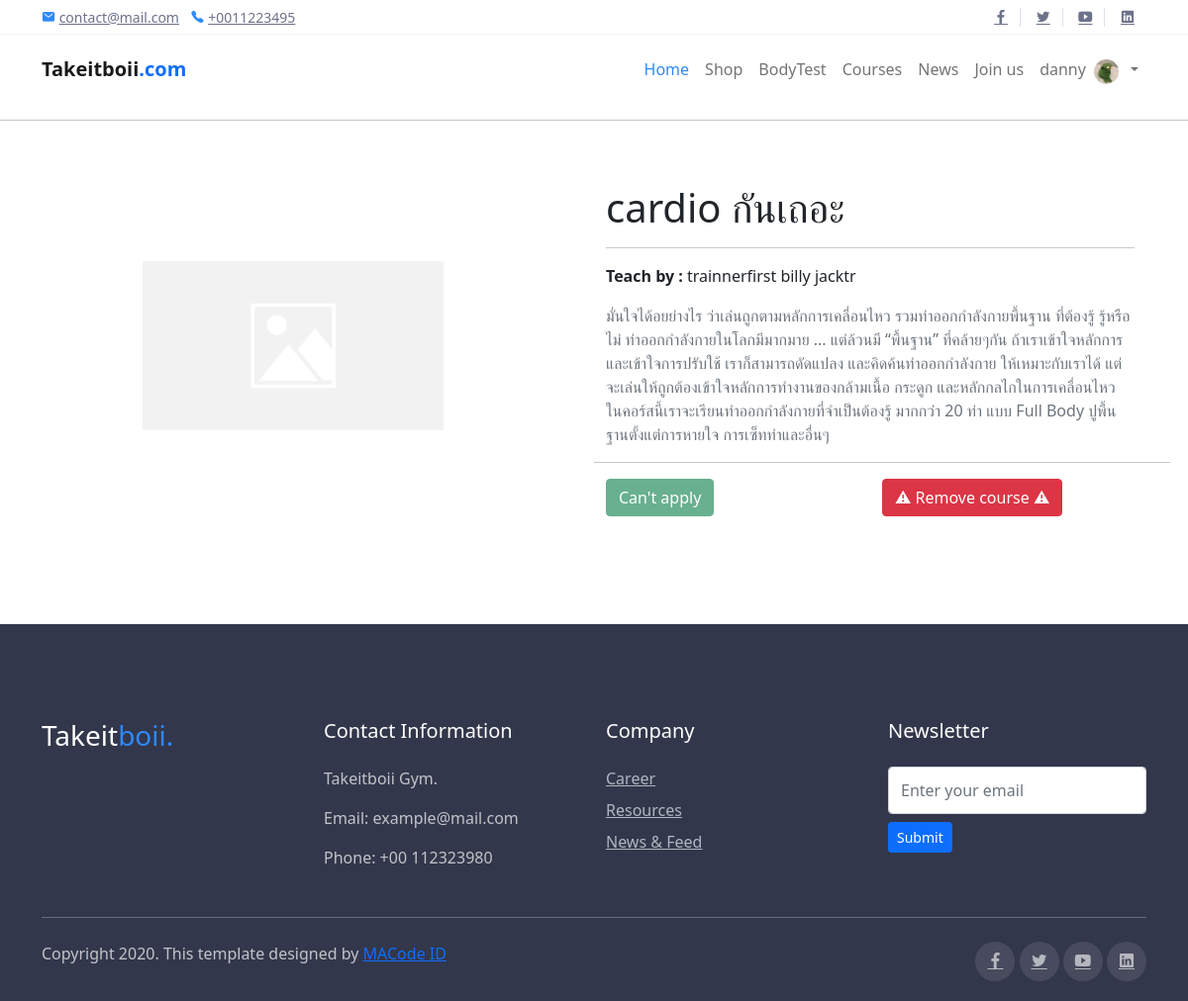
Page /Courses/5 (signed in) on the earlier database version.
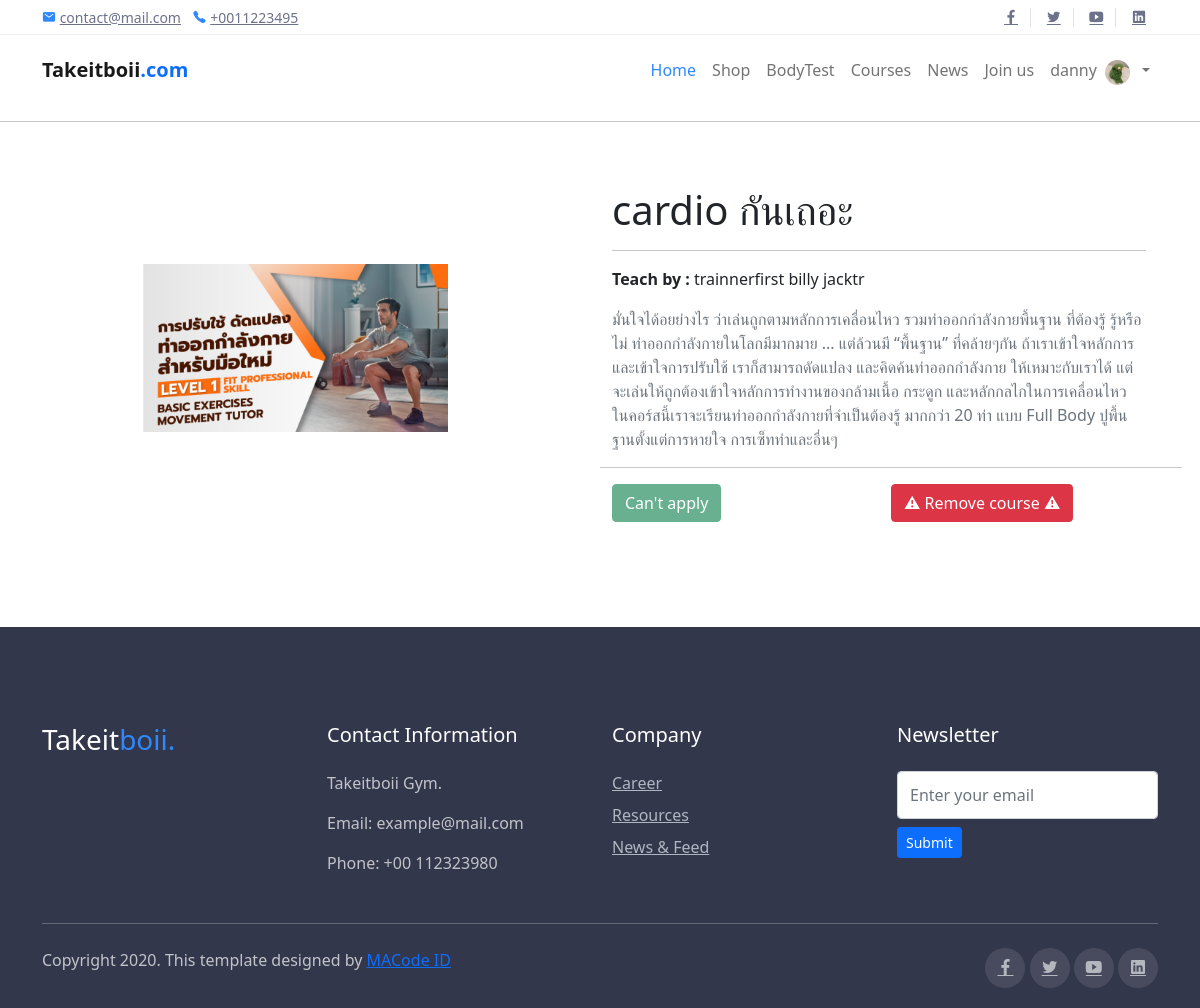
Same page on the later database version.
### Courses/models.py (models this page shows, shortened)
class Course(models.Model):
    name = models.CharField(max_length=500)
    info = models.CharField(max_length=500)
    teach = models.ManyToManyField(
        'Trainer.Trainer', related_name="teacher", blank=False)
    days = models.PositiveIntegerField(default=0)
    pic = models.ImageField(null=True, blank=True,default="default-image.png")

### Courses/views.py (the view, shortened to what this page needs)
# urls.py: path("<int:id>", views.show_course, name="course_details"),
def show_course(request, id):
    if request.user.is_superuser:
        return HttpResponseRedirect(reverse("home:index"))
    if not request.user.is_authenticated:
        return HttpResponseRedirect(reverse("Users:login"))
    else:
        x = get_object_or_404(Course, pk=id)
        tr = get_object_or_404(Course, pk=x.id).teach.all()
        listTr = []
        for i in tr:
            listTr.append(i.user)
        try:
            checkTr = Trainer.objects.get(user=request.user)
        except Trainer.DoesNotExist:
            checkTr = None
        if checkTr is None:
            customer1 = get_object_or_404(Customer, user=request.user)
            customer_owned = customer1.owned
            course_details = Course.objects.get(id=id)
            print(listTr)
            check_add = True
            check_remove = False
            if customer_owned is not None:
                customer_owned_id = customer_owned.id
                if customer_owned.id == course_details.id:
                    check_add = False
                    check_remove = True
                else:
                    check_add = False
                    check_remove = False
    return render(request, 'courses/course_details.html', {'course_details': course_details, "check_add": check_add, "check_remove": check_remove, "listTr": listTr, })

### Courses/templates/courses/course_details.html (shortened to what this page needs)
{% extends "home/layout.html" %}
{% load static %}
{% block body %}
<head>
</head>
{% if course_details %}
<body>
  <hr>
  <div class=" container">
    <div class="vg-page page-about" id="about">
      <div class="container py-5">
        <div class="row">
          <div class="col py-5">
            <div class="img-place col-md-12">
              {% if course_details.pic %}
              <div id="yourContainer">
                <img class="img-rounded" src="{{course_details.pic.url}}">
                {% else %}
                <img class="img-rounded" src='/static/images/trainer_default_pic.jpg'>
                {% endif %}
              </div>
            </div>
          </div>
          <div class=" col-lg-6 offset-lg-0 wow fadeInRight">
            <h1 class="fw-light">{{course_details.name}}</h1>
            <hr>
            <div class="row">
              <ul class="theme-list">
                <b>
                  Teach by :
                </b>
                {% for i in listTr %}
                {{i}}
                {% endfor %}
              </ul>
            </div>
            <p class=" text-muted">{{ course_details.info }}</p>
            <div class="row">
              <hr>
              {% if checkTr is not None %}
              {% if check_tr_teach %}
              <div class="col">
                <a href="{% url 'Courses:editcourse' course_details.id %}" class="btn btn-success">edit this course
                  &#128295;
                </a>
              </div>
              {% else %}
              <H3>
                YOU NEED TO TEACH THIS COURSE TO EDIT COURSE
              </H3>
              {%endif%}
              {% else %}
              <div class="col">
                {% if check_add %}
                <a href="{% url 'Courses:apply' course_details.id %}" class="btn btn-success">Apply course
                  &#128221</a>
                </h3>
                {% else %}
                <button type="button" class="btn  btn-success" disabled>Can't apply </a>
                  {%endif%}
              </div>
              <div class="col-sm">
                {% if check_remove %}
                <p><a href="{% url 'Courses:remove' course_details.id %}" class="btn btn-danger">&#9888 Remove
                    course
                    &#9888</a>
                  {% else %}
                  <button type="button" class="btn  btn-danger" disabled>Can't remove </a>
                    {%endif%}
              </div>
              {%endif%}
            </div>
          </div>
        </div>
      </div>
    </div>
  </div>
  {% endif %}
</body>
{% endblock %}

Differences in the rows shown:
changed Course "cardio กันเถอะ": pic: picture added in place of a placeholder
